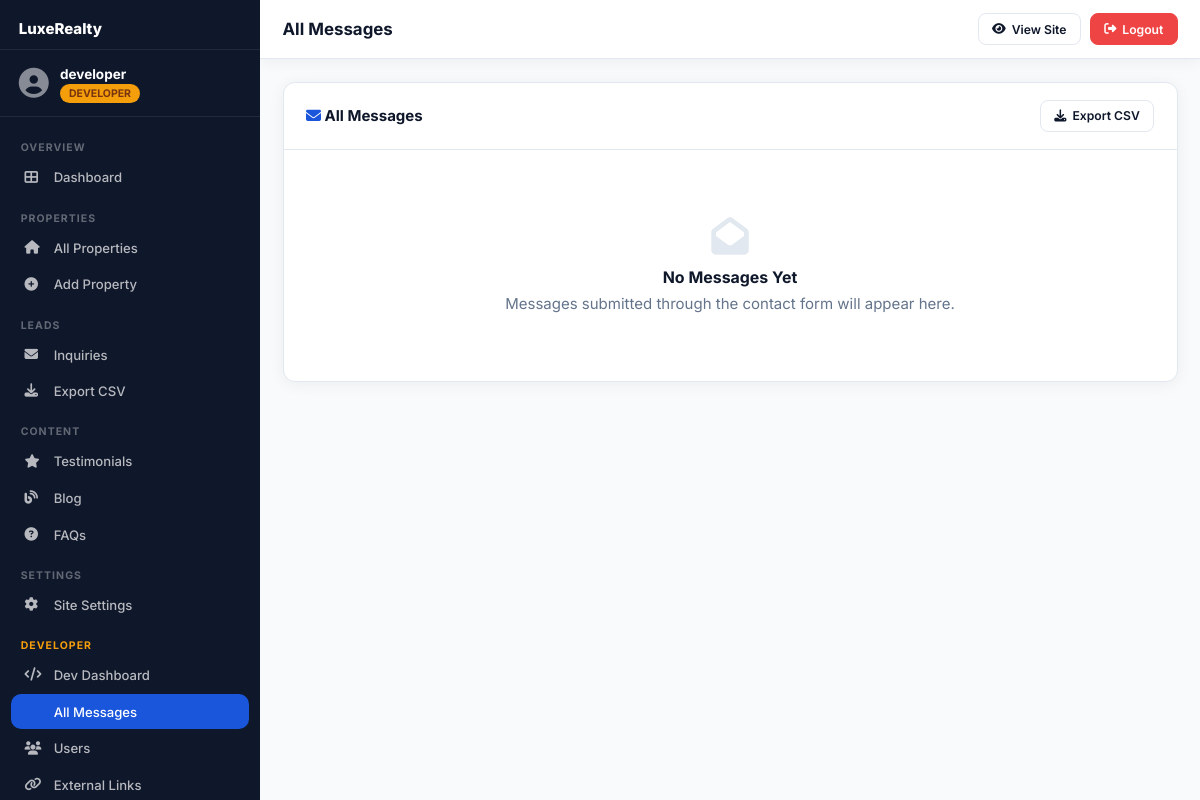
The page /developer/messages (signed in) on the database its author committed.
### models.py (models this page shows, shortened)
class SiteSettings(db.Model):
    __tablename__ = 'site_settings'
    id = db.Column(db.Integer, primary_key=True)
    key = db.Column(db.String(100), unique=True, nullable=False)
    value = db.Column(db.Text, nullable=True)
    updated_at = db.Column(db.DateTime, default=datetime.utcnow, onupdate=datetime.utcnow)

class User(UserMixin, db.Model):
    __tablename__ = 'users'
    id = db.Column(db.Integer, primary_key=True)
    username = db.Column(db.String(80), unique=True, nullable=False)
    email = db.Column(db.String(120), unique=True, nullable=False)
    password_hash = db.Column(db.String(256), nullable=False)
    role = db.Column(db.String(20), default='owner')  # owner, developer
    is_active = db.Column(db.Boolean, default=True)
    failed_logins = db.Column(db.Integer, default=0)
    locked_until = db.Column(db.DateTime, nullable=True)
    totp_secret = db.Column(db.String(32), nullable=True)
    two_fa_enabled = db.Column(db.Boolean, default=False)
    created_at = db.Column(db.DateTime, default=datetime.utcnow)
    last_login = db.Column(db.DateTime, nullable=True)
    def is_developer(self):
        return self.role == 'developer'

### app.py (the view)
@app.route('/developer/messages')
@login_required
@developer_required
def all_messages():
    page=request.args.get('page',1,type=int)
    inqs=Inquiry.query.order_by(Inquiry.created_at.desc()).paginate(page=page,per_page=30,error_out=False)
    return render_template('developer/messages.html',inqs=inqs)

### app.py (called while the page is built)
@login_manager.user_loader
def load_user(uid): return User.query.get(int(uid))

def developer_required(f):
    @wraps(f)
    def dec(*a,**k):
        if not current_user.is_authenticated or not current_user.is_developer(): abort(403)
        return f(*a,**k)
    return dec

def get_settings():
    rows = SiteSettings.query.all()
    s = dict(SETTING_DEFAULTS)
    for r in rows: s[r.key] = r.value
    return s

@app.context_processor
def inject_globals():
    s = get_settings()
    ext = ExternalLink.query.filter_by(is_active=True).order_by(ExternalLink.sort_order).all()
    return dict(
        settings=s, now=datetime.utcnow(),
        header_links=[l for l in ext if l.link_type=='header_nav'],
        footer_links=[l for l in ext if l.link_type=='footer'],
        social_links=[l for l in ext if l.link_type=='social'],
        csrf_token=generate_csrf,
    )

### templates/developer/messages.html (shortened to what this page needs)
{% extends "partials/admin_base.html" %}
{% block page_title %}All Messages{% endblock %}
{% block content %}
<div class="card">
  <div class="card-header">
    <h3><i class="fas fa-envelope" style="color:#1a56db"></i> All Messages</h3>
    <div style="display:flex;gap:.5rem">
      <a href="{{ url_for('export_inquiries') }}" class="btn btn-outline btn-sm"><i class="fas fa-download"></i> Export CSV</a>
    </div>
  </div>
  <div class="card-body">
    {% if inqs.items %}
    <div class="table-wrap">
      <table class="table">
        <thead>
          <tr>
            <th>NAME</th><th>EMAIL</th><th>PHONE</th><th>SUBJECT</th><th>PREVIEW</th><th>DATE</th><th>ACTIONS</th>
          </tr>
        </thead>
        <tbody>
          {% for inq in inqs.items %}
          <tr class="{% if not inq.is_read %}row-unread{% endif %}">
            <td><strong>{{ inq.name }}</strong>{% if not inq.is_read %} <span class="badge badge-unread" style="font-size:.65rem">NEW</span>{% endif %}</td>
            <td><a href="mailto:{{ inq.email }}">{{ inq.email }}</a></td>
            <td>{% if inq.phone %}<a href="tel:{{ inq.phone }}">{{ inq.phone }}</a>{% else %}—{% endif %}</td>
            <td>{{ inq.source or 'General' }}</td>
            <td style="max-width:200px;overflow:hidden;text-overflow:ellipsis;white-space:nowrap">{{ inq.message[:80] }}</td>
            <td>{{ inq.created_at.strftime('%d %b %Y %H:%M') }}</td>
            <td>
              <div class="action-buttons">
                <a href="{{ url_for('view_inquiry', iid=inq.id) }}" class="btn btn-xs btn-primary"><i class="fas fa-eye"></i> View</a>
                <a href="mailto:{{ inq.email }}?subject=Re: {{ inq.source or 'Inquiry' }}" class="btn btn-xs btn-outline"><i class="fas fa-reply"></i></a>
                {% if inq.phone %}
                <a href="https://wa.me/{{ inq.phone|replace(' ','')|replace('+','') }}" target="_blank" class="btn btn-xs btn-whatsapp"><i class="fab fa-whatsapp"></i></a>
                {% endif %}
              </div>
            </td>
          </tr>
          {% endfor %}
        </tbody>
      </table>
    </div>
    {% if inqs.pages > 1 %}
    <div class="pagination">
      {% if inqs.has_prev %}<a href="{{ url_for('all_messages', page=inqs.prev_num) }}" class="page-btn"><i class="fas fa-chevron-left"></i></a>{% endif %}
      {% for p in inqs.iter_pages() %}{% if p %}<a href="{{ url_for('all_messages', page=p) }}" class="page-btn {% if p==inqs.page %}active{% endif %}">{{ p }}</a>{% endif %}{% endfor %}
      {% if inqs.has_next %}<a href="{{ url_for('all_messages', page=inqs.next_num) }}" class="page-btn"><i class="fas fa-chevron-right"></i></a>{% endif %}
    </div>
    {% endif %}
    {% else %}
    <div class="empty-state"><i class="fas fa-envelope-open"></i><h3>No Messages Yet</h3><p>Messages submitted through the contact form will appear here.</p></div>
    {% endif %}
  </div>
</div>
{% endblock %}

### templates/partials/admin_base.html (shortened to what this page needs)
<!DOCTYPE html>
<html lang="en">
<head>
  <link rel="stylesheet" href="https://cdnjs.cloudflare.com/ajax/libs/font-awesome/6.5.0/css/all.min.css">
  <link rel="stylesheet" href="{{ url_for('static', filename='css/admin.css') }}">
</head>
<body class="admin-body">
<div class="admin-layout">
  <aside class="sidebar" id="sidebar">
    <div class="sidebar-header">
      <span class="sidebar-logo">
        <span>{{ settings.site_name }}</span>
      </span>
    </div>
    <div class="sidebar-user">
      <div class="user-avatar"><i class="fas fa-user-circle"></i></div>
      <div><p class="user-name">{{ current_user.username }}</p><span class="user-badge badge-{{ current_user.role }}">{{ current_user.role|title }}</span></div>
    </div>
    <nav class="sidebar-nav">
      <div class="nav-section">
        <span class="nav-section-label">Overview</span>
        <a href="{{ url_for('owner_dashboard') }}" class="nav-item {% if request.endpoint=='owner_dashboard' %}active{% endif %}"><i class="fas fa-th-large"></i> Dashboard</a>
      </div>
      <div class="nav-section">
        <span class="nav-section-label">Properties</span>
        <a href="{{ url_for('owner_properties') }}" class="nav-item {% if 'propert' in (request.endpoint or '') and 'add' not in (request.endpoint or '') %}active{% endif %}"><i class="fas fa-home"></i> All Properties</a>
        <a href="{{ url_for('add_property') }}" class="nav-item {% if request.endpoint=='add_property' %}active{% endif %}"><i class="fas fa-plus-circle"></i> Add Property</a>
      </div>
      <div class="nav-section">
        <span class="nav-section-label">Leads</span>
        <a href="{{ url_for('owner_inquiries') }}" class="nav-item {% if 'inquir' in (request.endpoint or '') %}active{% endif %}">
          <i class="fas fa-envelope"></i> Inquiries
          {% set unread_count = namespace(val=0) %}
        </a>
        <a href="{{ url_for('export_inquiries') }}" class="nav-item"><i class="fas fa-download"></i> Export CSV</a>
      </div>
      <div class="nav-section">
        <span class="nav-section-label">Content</span>
        <a href="{{ url_for('owner_testimonials') }}" class="nav-item {% if request.endpoint=='owner_testimonials' %}active{% endif %}"><i class="fas fa-star"></i> Testimonials</a>
        <a href="{{ url_for('owner_blog') }}" class="nav-item {% if 'blog' in (request.endpoint or '') %}active{% endif %}"><i class="fas fa-blog"></i> Blog</a>
        <a href="{{ url_for('owner_faqs') }}" class="nav-item {% if request.endpoint=='owner_faqs' %}active{% endif %}"><i class="fas fa-question-circle"></i> FAQs</a>
      </div>
      <div class="nav-section">
        <span class="nav-section-label">Settings</span>
        <a href="{{ url_for('owner_settings') }}" class="nav-item {% if request.endpoint=='owner_settings' %}active{% endif %}"><i class="fas fa-cog"></i> Site Settings</a>
      </div>
      {% if current_user.is_developer() %}
      <div class="nav-section">
        <span class="nav-section-label" style="color:#f59e0b">Developer</span>
        <a href="{{ url_for('developer_dashboard') }}" class="nav-item {% if request.endpoint=='developer_dashboard' %}active{% endif %}"><i class="fas fa-code"></i> Dev Dashboard</a>
        <a href="{{ url_for('all_messages') }}" class="nav-item {% if request.endpoint=='all_messages' %}active{% endif %}"> All Messages</a>
        <a href="{{ url_for('manage_users') }}" class="nav-item {% if request.endpoint=='manage_users' %}active{% endif %}"><i class="fas fa-users"></i> Users</a>
        <a href="{{ url_for('manage_external_links') }}" class="nav-item {% if request.endpoint=='manage_external_links' %}active{% endif %}"><i class="fas fa-link"></i> External Links</a>
      </div>
      {% endif %}
    </nav>
  </aside>
  <div class="admin-main">
    <header class="admin-header">
      <h1 class="page-title">{% block page_title %}Dashboard{% endblock %}</h1>
      <div class="header-actions">
        <a href="{{ url_for('index') }}" class="btn btn-sm btn-outline" target="_blank"><i class="fas fa-eye"></i> <span class="d-none-sm">View Site</span></a>
        <a href="{{ url_for('logout') }}" class="btn btn-sm btn-danger"><i class="fas fa-sign-out-alt"></i> <span class="d-none-sm">Logout</span></a>
      </div>
    </header>
    <div class="admin-content">
      {% block content %}{% endblock %}
    </div>
  </div>
</div>
</body>
</html>

### static/css/admin.css (style rules this page uses)
*, *::before, *::after { box-sizing: border-box; margin: 0; padding: 0; }
:root { --primary: #1a56db; --primary-dark: #1345b7; --primary-light: #e8f0fe; --danger: #ef4444; --success: #22c55e; --warning: #f59e0b; --info: #3b82f6; --dark: #0f172a; --dark-2: #1e293b; --gray: #64748b; --gray-light: #f1f5f9; --white: #ffffff; --border: #e2e8f0; --shadow: 0 2px 16px rgba(15,23,42,0.06); --shadow-md: 0 4px 24px rgba(15,23,42,0.10); --radius: 12px; --transition: all 0.22s ease; --font: 'Inter', sans-serif; --sidebar-w: 260px; }
html { font-size: 15px; }
body { font-family: var(--font); color: var(--dark); background: #f8fafc; }
a { text-decoration: none; color: inherit; }
.admin-layout { display: flex; min-height: 100vh; }
.admin-main { flex: 1; display: flex; flex-direction: column; min-width: 0; margin-left: var(--sidebar-w); transition: var(--transition); }
.sidebar { position: fixed; top: 0; left: 0; width: var(--sidebar-w); height: 100vh; background: var(--dark); display: flex; flex-direction: column; z-index: 200; overflow-y: auto; transition: transform 0.3s ease; }
.sidebar-header { padding: 1.25rem 1.25rem 0.75rem; display: flex; justify-content: space-between; align-items: center; border-bottom: 1px solid rgba(255,255,255,0.08); }
.sidebar-logo { color: white; font-weight: 800; font-size: 1rem; display: flex; align-items: center; gap: 0.5rem; }
.sidebar-user { padding: 1rem 1.25rem; display: flex; align-items: center; gap: 0.75rem; border-bottom: 1px solid rgba(255,255,255,0.08); margin-bottom: 0.5rem; }
.user-avatar { font-size: 2rem; color: rgba(255,255,255,0.5); }
.user-name { font-weight: 700; color: white; font-size: 0.9rem; }
.user-badge { padding: 0.2rem 0.6rem; border-radius: 12px; font-size: 0.7rem; font-weight: 700; text-transform: uppercase; }
.badge-developer { background: #f59e0b; color: #78350f; }
.sidebar-nav { padding: 0.5rem 0.75rem 2rem; flex: 1; }
.nav-section { margin-bottom: 0.5rem; }
.nav-section-label { display: block; padding: 0.625rem 0.625rem 0.375rem; font-size: 0.7rem; font-weight: 700; text-transform: uppercase; letter-spacing: 0.1em; color: rgba(255,255,255,0.35); }
.nav-item { display: flex; align-items: center; gap: 0.75rem; padding: 0.625rem 0.875rem; border-radius: 10px; color: rgba(255,255,255,0.7); font-size: 0.875rem; font-weight: 500; transition: var(--transition); margin-bottom: 0.125rem; }
.nav-item.active { background: var(--primary); color: white; }
.nav-item i { width: 18px; font-size: 0.9rem; flex-shrink: 0; }
.admin-header { background: white; border-bottom: 1px solid var(--border); padding: 0.875rem 1.5rem; display: flex; align-items: center; gap: 1rem; position: sticky; top: 0; z-index: 100; box-shadow: var(--shadow); }
.page-title { font-size: 1.125rem; font-weight: 700; color: var(--dark); flex: 1; }
.header-actions { display: flex; gap: 0.625rem; align-items: center; }
.admin-content { flex: 1; padding: 1.5rem; }
.card { background: white; border-radius: var(--radius); border: 1px solid var(--border); box-shadow: var(--shadow); margin-bottom: 1.5rem; overflow: hidden; }
.card-header { padding: 1.125rem 1.5rem; border-bottom: 1px solid var(--border); display: flex; align-items: center; justify-content: space-between; flex-wrap: wrap; gap: 0.75rem; }
.card-header h3 { font-size: 1rem; font-weight: 700; color: var(--dark); }
.card-body { padding: 1.5rem; }
.btn { display: inline-flex; align-items: center; gap: 0.4rem; padding: 0.625rem 1.25rem; border-radius: 8px; font-weight: 600; font-size: 0.875rem; border: 1.5px solid transparent; transition: var(--transition); cursor: pointer; text-decoration: none; }
.btn-danger { background: var(--danger); color: white; border-color: var(--danger); }
.btn-outline { background: white; color: var(--dark); border-color: var(--border); }
.btn-sm { padding: 0.5rem 0.875rem; font-size: 0.8125rem; }
.empty-state { text-align: center; padding: 3rem 1.5rem; color: var(--gray); }
.empty-state i { font-size: 2.5rem; color: var(--border); margin-bottom: 0.875rem; display: block; }
.empty-state h3 { font-size: 1.0625rem; color: var(--dark); margin-bottom: 0.5rem; }

### rows shown on the page
SiteSettings: site_name "LuxeRealty"
User: username "developer", role "DEVELOPER"
